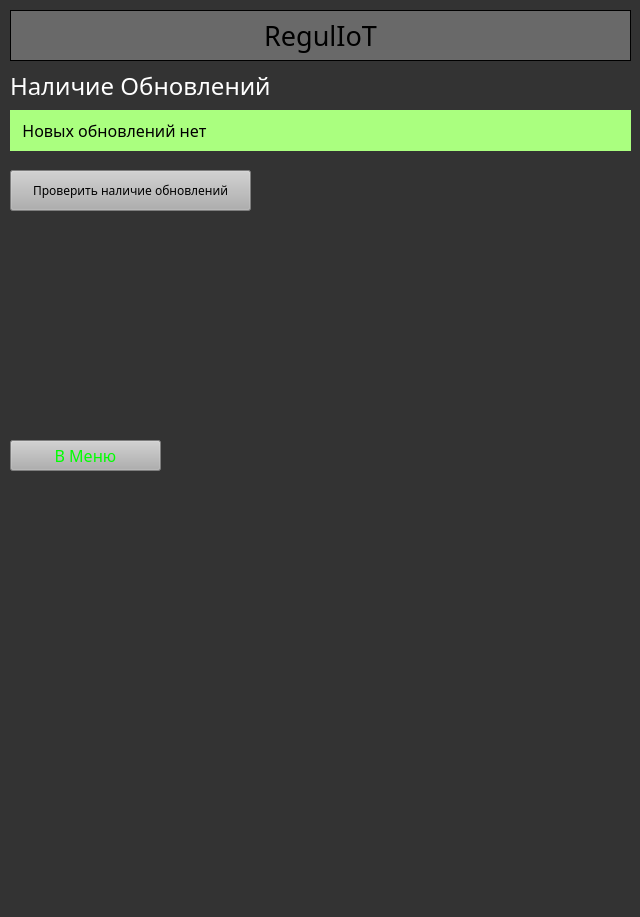
<?xml version="1.0" encoding="UTF-8"?>
<ui version="4.0">
 <class>IoT_SecurityPoint</class>
 <widget class="QMainWindow" name="IoT_SecurityPoint">
  <property name="geometry">
   <rect>
    <x>0</x>
    <y>0</y>
    <width>640</width>
    <height>917</height>
   </rect>
  </property>
  <property name="windowTitle">
   <string>MainWindow</string>
  </property>
  <property name="layoutDirection">
   <enum>Qt::LeftToRight</enum>
  </property>
  <property name="styleSheet">
   <string notr="true">background-color: rgb(51, 51, 51);</string>
  </property>
  <widget class="QWidget" name="centralwidget">
   <widget class="QPushButton" name="btn_back">
    <property name="geometry">
     <rect>
      <x>10</x>
      <y>440</y>
      <width>151</width>
      <height>31</height>
     </rect>
    </property>
    <property name="font">
     <font>
      <family>Gotham</family>
      <pointsize>12</pointsize>
     </font>
    </property>
    <property name="styleSheet">
     <string notr="true">color: rgb(0, 255, 0);
border-color: rgb(0, 0, 0);
background-color: rgb(175, 175, 175);</string>
    </property>
    <property name="text">
     <string>В Меню</string>
    </property>
   </widget>
   <widget class="QLabel" name="header_name_check_upd">
    <property name="geometry">
     <rect>
      <x>10</x>
      <y>60</y>
      <width>621</width>
      <height>51</height>
     </rect>
    </property>
    <property name="font">
     <font>
      <family>Gotham</family>
      <pointsize>18</pointsize>
     </font>
    </property>
    <property name="styleSheet">
     <string notr="true">color: rgb(255, 255, 255);</string>
    </property>
    <property name="frameShape">
     <enum>QFrame::NoFrame</enum>
    </property>
    <property name="frameShadow">
     <enum>QFrame::Plain</enum>
    </property>
    <property name="text">
     <string>Наличие Обновлений</string>
    </property>
   </widget>
   <widget class="QLabel" name="label_status">
    <property name="geometry">
     <rect>
      <x>10</x>
      <y>110</y>
      <width>621</width>
      <height>41</height>
     </rect>
    </property>
    <property name="font">
     <font>
      <family>Gotham</family>
      <pointsize>12</pointsize>
     </font>
    </property>
    <property name="layoutDirection">
     <enum>Qt::LeftToRight</enum>
    </property>
    <property name="styleSheet">
     <string notr="true">background-color: rgb(170, 255, 127);</string>
    </property>
    <property name="text">
     <string>   Новых обновлений нет</string>
    </property>
   </widget>
   <widget class="QPushButton" name="btn_check_upd">
    <property name="geometry">
     <rect>
      <x>10</x>
      <y>170</y>
      <width>241</width>
      <height>41</height>
     </rect>
    </property>
    <property name="font">
     <font>
      <family>Gotham</family>
      <pointsize>9</pointsize>
     </font>
    </property>
    <property name="styleSheet">
     <string notr="true">color: rgb(0, 0, 0);
border-color: rgb(0, 0, 0);
background-color: rgb(175, 175, 175);</string>
    </property>
    <property name="text">
     <string>Проверить наличие обновлений</string>
    </property>
   </widget>
   <widget class="QLabel" name="header_name">
    <property name="geometry">
     <rect>
      <x>10</x>
      <y>10</y>
      <width>621</width>
      <height>51</height>
     </rect>
    </property>
    <property name="font">
     <font>
      <family>Gotham</family>
      <pointsize>20</pointsize>
     </font>
    </property>
    <property name="styleSheet">
     <string notr="true">color: rgb(0, 0, 0);
border-color: rgb(0, 0, 0);
background-color: rgb(105, 105, 105);</string>
    </property>
    <property name="frameShape">
     <enum>QFrame::Box</enum>
    </property>
    <property name="frameShadow">
     <enum>QFrame::Plain</enum>
    </property>
    <property name="text">
     <string>RegulIoT</string>
    </property>
    <property name="alignment">
     <set>Qt::AlignCenter</set>
    </property>
   </widget>
  </widget>
 </widget>
 <resources/>
 <connections/>
</ui>
